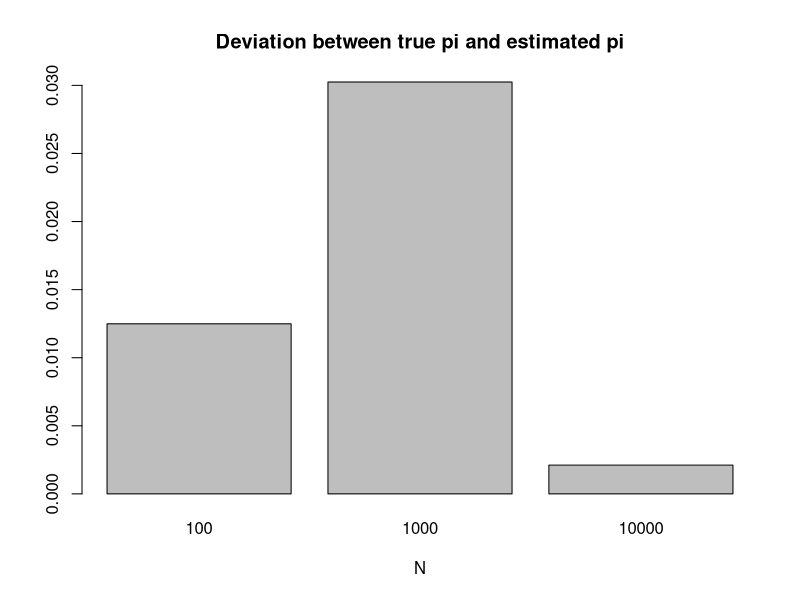

Reproduce this figure in R.

#' Exercise 8
#' A long needle of length L much bigger than 1 is
#' dropped on a grid with horizontal and vertical
#' lines one unit apart.
#' We will see that the average number a of lines
#' crossed is approximately
#'     a = 4*L / pi
#' This program estimate pi by the formula.

L = 100
N = c(100, 1000, 10000)
est_pi = rep(0, length(N))
for (i in 1:length(N)) {
  n = N[i]
  theta_data = runif(n, min=0, max=pi/2) # angle of needles
  cross_num = L*sin(theta_data) + L*cos(theta_data)
  est_pi[i] = (4*L) / (mean(cross_num))
}

par(mfrow=c(1,1))
barplot(sqrt((pi-est_pi)^2), main='Deviation between true pi and estimated pi',
        xlab='N', names.arg=N)
